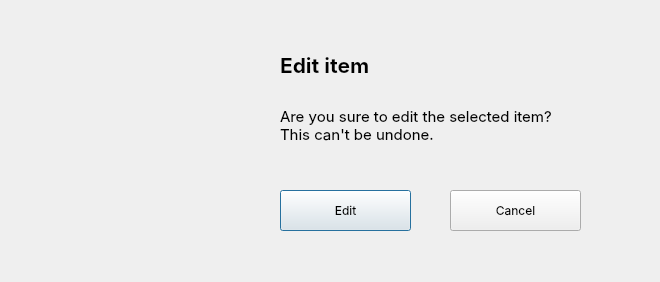
<?xml version="1.0" encoding="UTF-8"?>
<ui version="4.0">
 <class>Dialog</class>
 <widget class="QDialog" name="Dialog">
  <property name="geometry">
   <rect>
    <x>0</x>
    <y>0</y>
    <width>660</width>
    <height>282</height>
   </rect>
  </property>
  <property name="windowTitle">
   <string>Dialog</string>
  </property>
  <widget class="QLabel" name="label">
   <property name="geometry">
    <rect>
     <x>40</x>
     <y>40</y>
     <width>200</width>
     <height>200</height>
    </rect>
   </property>
   <property name="text">
    <string/>
   </property>
   <property name="pixmap">
    <pixmap>edit_warning.png</pixmap>
   </property>
   <property name="scaledContents">
    <bool>true</bool>
   </property>
  </widget>
  <widget class="QPushButton" name="edit_btn">
   <property name="geometry">
    <rect>
     <x>280</x>
     <y>190</y>
     <width>131</width>
     <height>41</height>
    </rect>
   </property>
   <property name="font">
    <font>
     <family>SF Pro Display</family>
     <pointsize>9</pointsize>
    </font>
   </property>
   <property name="text">
    <string>Edit</string>
   </property>
   <property name="default">
    <bool>false</bool>
   </property>
   <property name="flat">
    <bool>false</bool>
   </property>
  </widget>
  <widget class="QPushButton" name="cancel_btn">
   <property name="geometry">
    <rect>
     <x>450</x>
     <y>190</y>
     <width>131</width>
     <height>41</height>
    </rect>
   </property>
   <property name="font">
    <font>
     <family>SF Pro Display</family>
     <pointsize>9</pointsize>
    </font>
   </property>
   <property name="text">
    <string>Cancel</string>
   </property>
  </widget>
  <widget class="QLabel" name="label_2">
   <property name="geometry">
    <rect>
     <x>280</x>
     <y>30</y>
     <width>391</width>
     <height>71</height>
    </rect>
   </property>
   <property name="font">
    <font>
     <family>SF Pro Display</family>
     <pointsize>16</pointsize>
     <weight>75</weight>
     <bold>true</bold>
    </font>
   </property>
   <property name="text">
    <string>Edit item</string>
   </property>
  </widget>
  <widget class="QLabel" name="label_3">
   <property name="geometry">
    <rect>
     <x>280</x>
     <y>90</y>
     <width>391</width>
     <height>71</height>
    </rect>
   </property>
   <property name="font">
    <font>
     <family>SF Pro Display</family>
     <pointsize>11</pointsize>
     <weight>50</weight>
     <bold>false</bold>
    </font>
   </property>
   <property name="text">
    <string>&lt;html&gt;&lt;head/&gt;&lt;body&gt;&lt;p&gt;Are you sure to edit the selected item?&lt;br/&gt;This can't be undone.&lt;/p&gt;&lt;/body&gt;&lt;/html&gt;</string>
   </property>
  </widget>
 </widget>
 <resources/>
 <connections/>
</ui>
